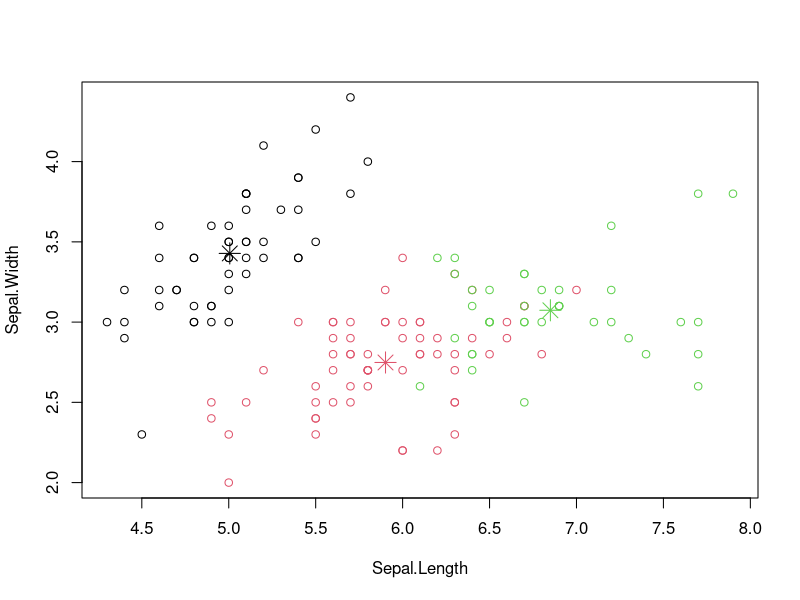
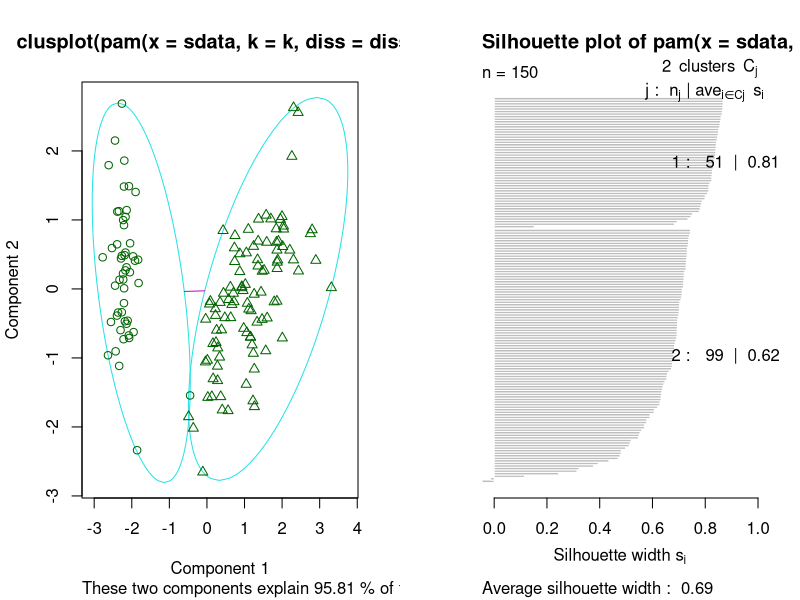
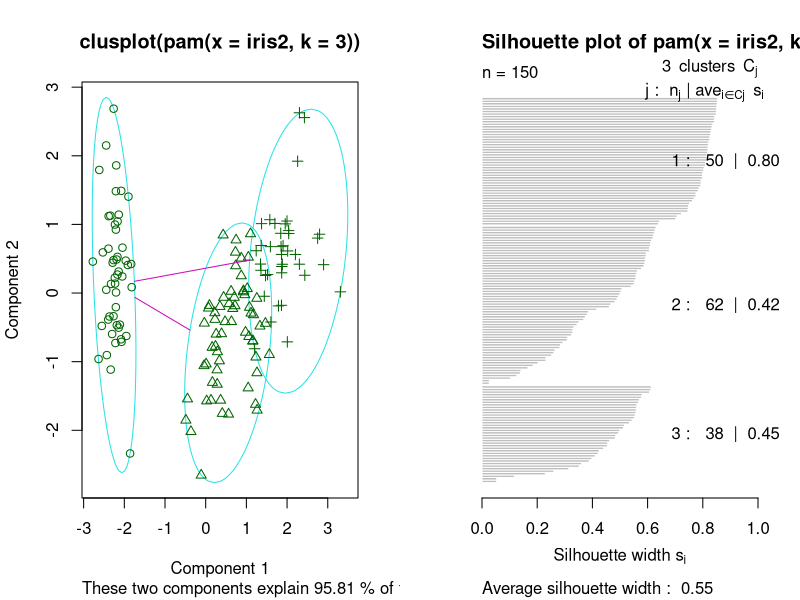
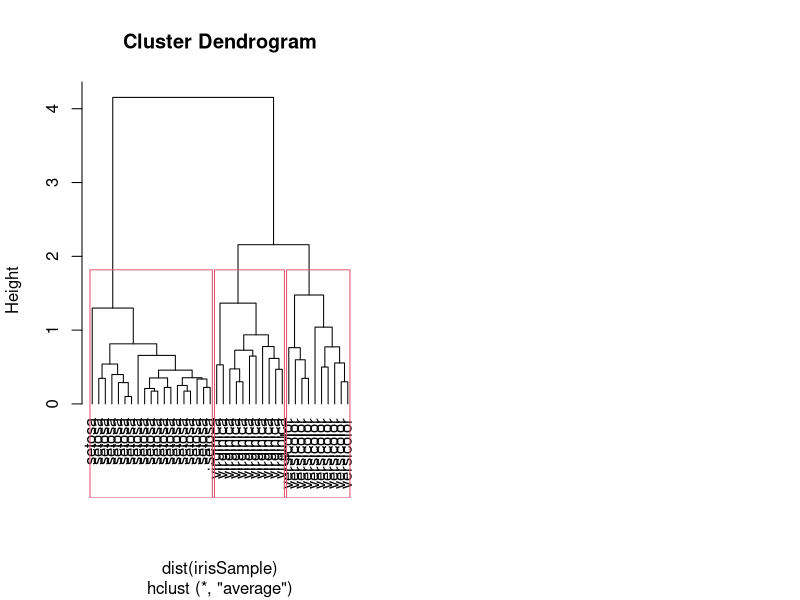
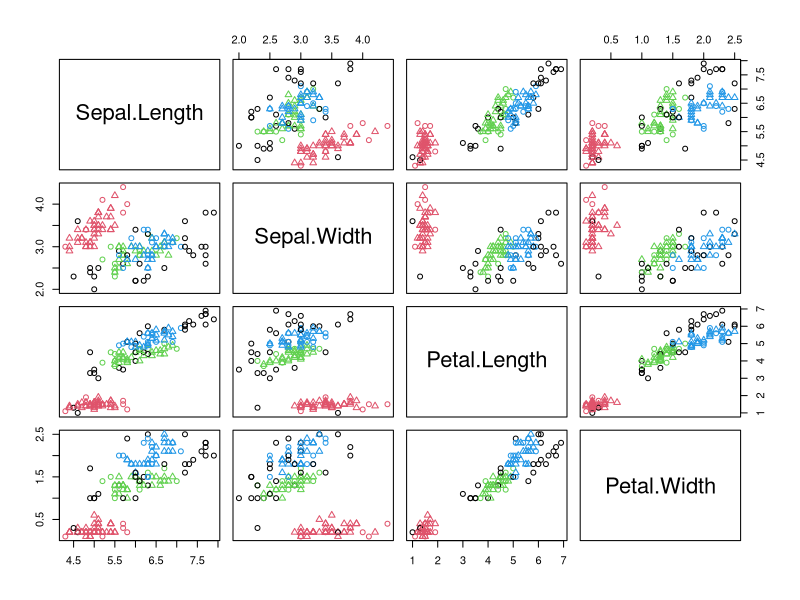
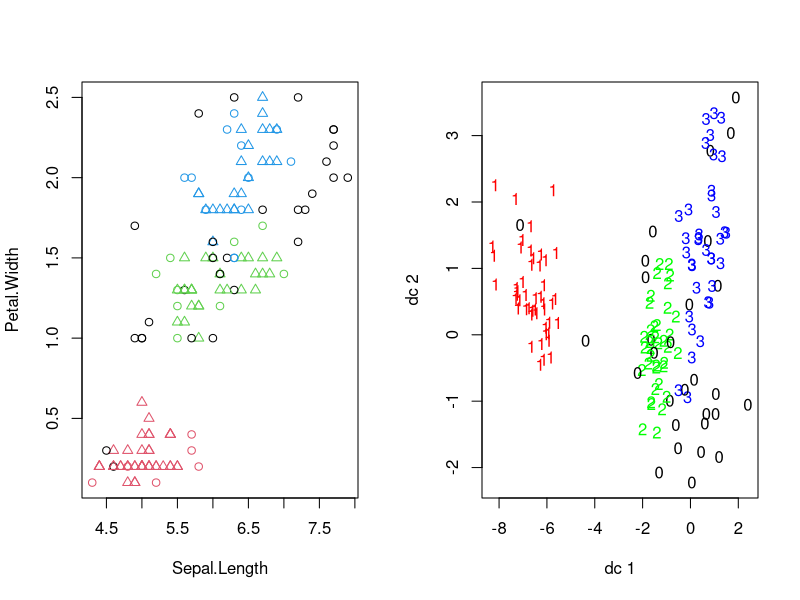
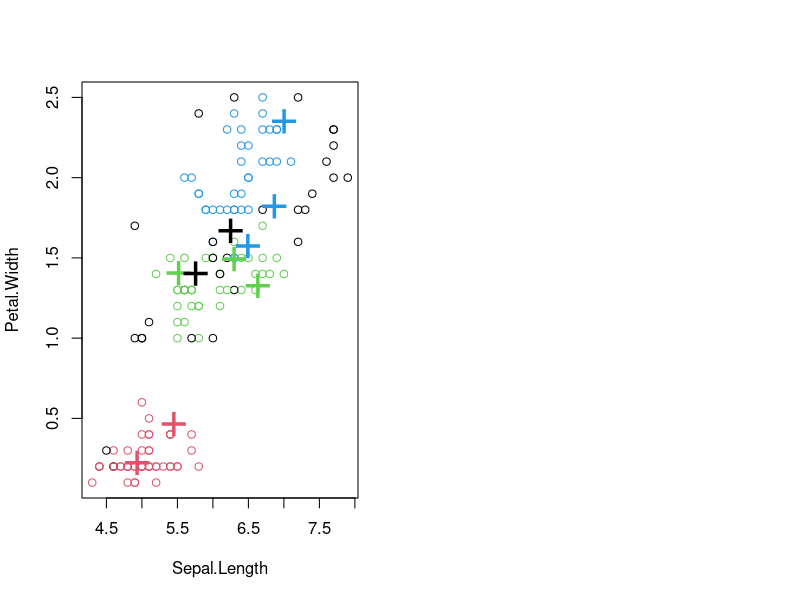

Recreate these plots in R, in order.
set.seed(8953)
iris2 <- iris
iris2$Species <- NULL
(kmeans.result <- kmeans(iris2, 3))

# How accurate is this - compared to species
# Setosa can be easily separated - some overlap in the other two
table(iris$Species, kmeans.result$cluster)

# Then we want to plot the clusters
plot(iris2[c("Sepal.Length", "Sepal.Width")], col = kmeans.result$cluster)
points(kmeans.result$centers[, c("Sepal.Length", "Sepal.Width")],
       col = 1:3, pch = 8, cex = 2)

# Kmedoids deals better with outliers - paml picks the ideal number of clusters
library(fpc)
pamk.result <- pamk(iris2)
# number of clusters
pamk.result$nc

# check clustering against actual species
table(pamk.result$pamobject$clustering, iris$Species)

# Clustering Plot and silhouette of this
layout(matrix(c(1, 2), 1, 2)) # 2 graphs per page
plot(pamk.result$pamobject)

# Using pam() means we can choose the desired number of clusters
library(cluster)
# group into 3 clusters
pam.result <- pam(iris2, 3)
table(pam.result$clustering, iris$Species)

layout(matrix(c(1, 2), 1, 2)) # 2 graphs per page
plot(pam.result)

# Hierarchical clustering - with the tree cut into 3 clusters
set.seed(2835)
# draw a sample of 40 records from the iris data, so that the
# clustering plot will not be over crowded
idx <- sample(1:dim(iris)[1], 40)
irisSample <- iris[idx, ]
# remove class label
irisSample$Species <- NULL
# hierarchical clustering
hc <- hclust(dist(irisSample), method = "ave")
# plot clusters
plot(hc, hang = -1, labels = iris$Species[idx])
# cut tree into 3 clusters
rect.hclust(hc, k = 3)
# get cluster IDs
groups <- cutree(hc, k = 3)

# An alternative - density based clustering
# the 0 cluster shows noise - they are not assigned to one of the three clusters
library(fpc)
iris2 <- iris[-5] # remove class tags
ds <- dbscan(iris2, eps = 0.42, MinPts = 5)
# compare clusters with original class labels
table(ds$cluster, iris$Species)

plot(ds, iris2)
plot(ds, iris2[c(1, 4)])
# Plot by cluster number
plotcluster(iris2, ds$cluster)

# Clustering with added noise - useful for prediction
# create a new dataset for labeling
set.seed(435)
idx <- sample(1:nrow(iris), 10)
# remove class labels
new.data <- iris[idx,-5]
# add random noise
new.data <- new.data + matrix(runif(10*4, min=0, max=0.2),
                              nrow=10, ncol=4)
# label new data
pred <- predict(ds, iris2, new.data)

# Results of prediction for 10 plants - 8 are assigned to the correct labels (3,3,2)
table(pred, iris$Species[idx])

# How does this look - where do they go?
plot(iris2[c(1, 4)], col = 1 + ds$cluster)
points(new.data[c(1, 4)], pch = "+", col = 1 + pred, cex = 3)
